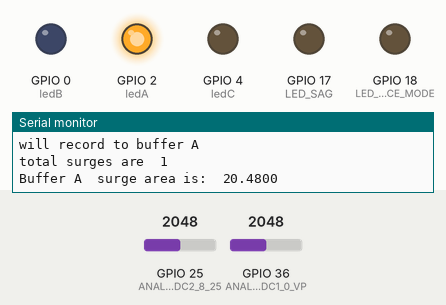
Recording of a sketch running on a simulated ESP32. Shown: output pins drawn as LEDs (lit = HIGH), the last lines printed to the serial monitor. The test bench sets the inputs (shaded band); at power-on: GPIO 36 (ANALOG_ADC1_0_VP) = 2048, GPIO 25 (ANALOG_ADC2_8_25) = 2048.

Above: at 1.7 s.
1.8 s: GPIO 36 (ANALOG_ADC1_0_VP) set to 1164
4.8 s: GPIO 36 (ANALOG_ADC1_0_VP) set to 1073
At 7.4 s:
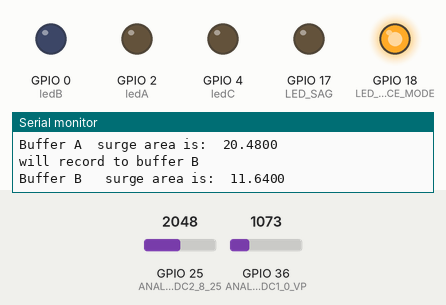
7.8 s: GPIO 36 (ANALOG_ADC1_0_VP) set to 1140
At 10.3 s:
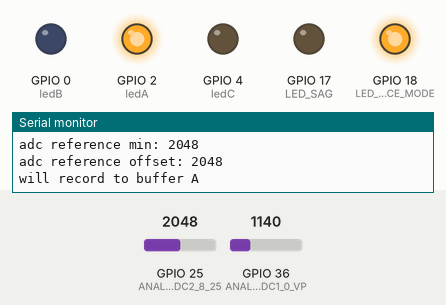
10.8 s: GPIO 36 (ANALOG_ADC1_0_VP) set to 1060
At 13.7 s:
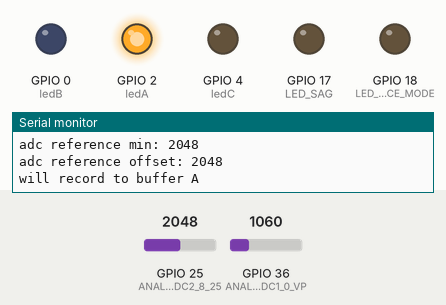
13.8 s: GPIO 25 (ANALOG_ADC2_8_25) set to 1883
16.8 s: GPIO 25 (ANALOG_ADC2_8_25) set to 1771
At 24.5 s:
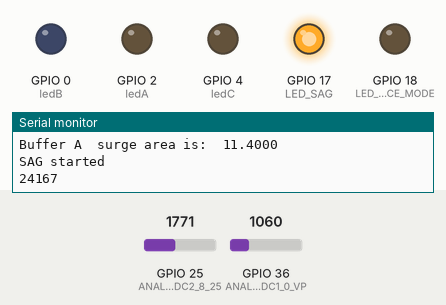
Timing chart, 0 to 25.6 s (numbered marks = the images above; inputs shaded):
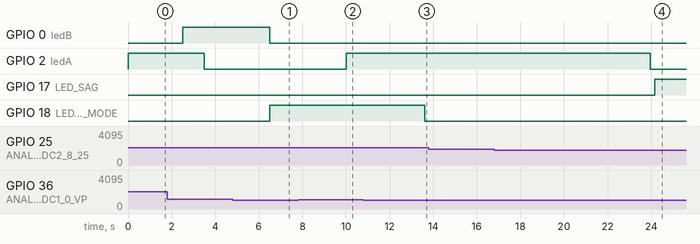

The sketch:

working_on.ino
```cpp
#define BIT_A   ( 1 << 0 )
#define BIT_B   ( 1 << 1 )
#define BIT_C   ( 1 << 2 )
#define ANALOG_ADC1_0_VP 36
#define ANALOG_ADC2_8_25 25

// LED pins
#define ledA 2
#define ledB 0
#define ledC 4
#define LED_SAG 17
#define LED_REFERENCE_MODE 18

#define surgeNumSamples 10 // we need more samples with high sampling frequency to cover one cycle
#define brownoutNumSamples 350
#define normalNumSamples 350


#define surgeSamplesDelay 39 // in microseconds -- 39 us delay + 11 us of taking samples (processing time) = approximately 50 us
#define brownoutSamplesDelay 39 //
#define normalSamplesDelay 39 //

#define SurgeADCvalueThreshold 1100  // USING 1100 which is roughly 1v for alpha demo purposes only.  simplify calculations, use adc value for now


// Sag functions
#define SAG_CUTOFF_PERCENTAGE 90 // there is voltage sag if ac signal 90% or less than ac reference


// FreeRTOS
TaskHandle_t Task1;
TaskHandle_t Task2;

EventGroupHandle_t BuffersEventGroup;  //flags
EventBits_t BufferFlags;


//Globals for surge sampling
int g_surgeCounter = 0;
int g_BufferA[surgeNumSamples]; //
int g_BufferB[surgeNumSamples]; //
int g_BufferC[surgeNumSamples]; //
unsigned long timeVal[surgeNumSamples]; // WILL BE DELETED OR EXAPNDED FOR all buffers

//Globals for refernce
int g_reference_max;
int g_reference_min;
int g_reference_offset;

// globals for sag time
unsigned long g_sag_time_start;
unsigned long g_sag_time_end;
int sagFlag = 0;

// globals to do it once
int doOnce = 1;


//-----------------------------------------------------------------------------------------
void setup() {
  Serial.begin(115200);
  pinMode(ledA, OUTPUT);
  pinMode(ledB, OUTPUT);
  pinMode(ledC, OUTPUT);
  pinMode(LED_SAG, OUTPUT);
  pinMode(LED_REFERENCE_MODE, OUTPUT);

  BuffersEventGroup = xEventGroupCreate(); //test

  Serial.print("void should be running on core ");
  Serial.println(xPortGetCoreID());

  //create a task that will be executed in the Task1code() function, with priority 1 and executed on core 0
  xTaskCreatePinnedToCore(
                    Task1code,   /* Task function. */
                    "Task1",     /* name of task. */
                    10000,       /* Stack size of task */
                    NULL,        /* parameter of the task */
                    1,           /* priority of the task */
                    &Task1,      /* Task handle to keep track of created task */
                    0);          /* pin task to core 0 */
  delay(500);


}

//-----------------------------------------------------------------------------------------
 // core 0 High Sampling to moniter surges
void Task1code( void * pvParameters ){
  int L_surgeCounter = 0;
  int index = 0;

  Serial.print("Task1 running on core ");
  Serial.println(xPortGetCoreID());

  for(;;){

   if( analogRead(ANALOG_ADC1_0_VP) > SurgeADCvalueThreshold ){


       if (  !(BIT_A & (BufferFlags = xEventGroupGetBits(BuffersEventGroup)))   ) { // Buffer A is empty and was processed
          digitalWrite(ledA, HIGH); // for debugging - buffer A has value in it
          Serial.println("will record to buffer A  ");
          measure_surges(g_BufferA);
          g_surgeCounter++; // increament global surge counter
          g_surgeCounter += L_surgeCounter;
          L_surgeCounter = 0;
          xEventGroupSetBits(BuffersEventGroup, BIT_A);
       }

       else if (  !(BIT_B & (BufferFlags = xEventGroupGetBits(BuffersEventGroup)))   ) { // Buffer B is empty and was processed
          digitalWrite(ledB, HIGH); // for debugging - buffer A has value in it
          Serial.println("will record to buffer B  ");
          measure_surges(g_BufferB);
          L_surgeCounter++; // increament local copy cause other threads might try to access the global counter which is only protced with BIT_A flag
          xEventGroupSetBits(BuffersEventGroup, BIT_B);
       }

       else  if (  !(BIT_C & (BufferFlags = xEventGroupGetBits(BuffersEventGroup)))   ) { // Buffer C is empty and was processed
          digitalWrite(ledC, HIGH); // for debugging - buffer A has value in it
          Serial.println("will record to buffer C");
          measure_surges(g_BufferC);
          L_surgeCounter++;
          xEventGroupSetBits(BuffersEventGroup, BIT_C);
       }

       else { // no buffer is available,
        L_surgeCounter++; // increament counter
        delay(2000); // delay so you don't increament ridiculously
       }


   } // end of main if statement


    delay(2500); // NO NEED FOR THIS to make the watchdog timer happy

 //   Serial.print("task 1 loop...:");
 //   Serial.print(g_surgeCounter);
 //   Serial.print("  -  ");
 //   Serial.println(L_surgeCounter);

  } // End of Task 1 loop
}  // End of Task 1


//-----------------------------------------------------------------------------------------
// core 1
void loop() {

 // digitalWrite(LED_SAG, HIGH);


    // check for surges...so far it works....BUT NEED TO implement process_surges()
    if (  (BIT_A & (BufferFlags = xEventGroupGetBits(BuffersEventGroup)))  == (BIT_A)   ){ // if buffer has values

          Serial.print("total surges are  ");
          Serial.println(g_surgeCounter);
          Serial.print("Buffer A  ");
          process_surge(g_BufferA);
          delay(3000); // JUST TO BE ABLE to observe it

          digitalWrite(ledA, LOW); // done processing A
          xEventGroupClearBits(BuffersEventGroup, BIT_A); // signal core 0 that bufferA is available
    }


    if (  ( BIT_B & (BufferFlags = xEventGroupGetBits(BuffersEventGroup)) )  == (BIT_B)   ){

      Serial.print("Buffer B   ");
      process_surge(g_BufferB);
      delay(3000); // JUST TO BE ABLE to observe it

      digitalWrite(ledB, LOW);
      xEventGroupClearBits(BuffersEventGroup, BIT_B );
    }

    if (  ( BIT_C & (BufferFlags = xEventGroupGetBits(BuffersEventGroup)) )  == (BIT_C)   ){

     Serial.print("Buffer C  ");
     process_surge(g_BufferC);
     delay(3000); // JUST TO BE ABLE to observe it

     digitalWrite(ledC, LOW);
     xEventGroupClearBits(BuffersEventGroup, BIT_C );
    }


    if(doOnce){
      reference_mode();
      measure_ac();
      doOnce = 0;
    }

    sag_test();


    delay(5000);

 //   medium_adc();
   //  reference_mode(); add global for referencing once OR use GPIO to start this (simulate push butten)


}

//-----------------------------------------------------------------------------------------
bool  measure_ac(){ // NOT COMPLETE YET
  // for fast adc sampling
  int index = 0;
  int l_adc_max = 0;
  int l_adc_min = 4095;
  int l_adc_offset = 0;
  int tmp;
  unsigned long time1 = 0;
  unsigned long time2 = 0;
  unsigned long time3 = 0;
  unsigned long time4 = 0;


  // no LED
  // digitalWrite(LED_REFERENCE_MODE, HIGH); // JUST USE THIS TEMPORARY show that we entered reference mode

  time1 = micros();
  time2 = millis();
   while (index<10000){ // measure adc for 1000 times then stop
      tmp = analogRead(ANALOG_ADC2_8_25);
      if(tmp>l_adc_max) l_adc_max = tmp;
      if(tmp<l_adc_min) l_adc_min = tmp;
      index++;
      delayMicroseconds(100); // with previouus procesing we get a delay of 100 us
    }

   time3 = micros();
   time4 = millis();
    l_adc_offset = (l_adc_max + l_adc_min)/2;


  // if brownout print retunr true now
  // else print messages then return false

   Serial.print("adc peak is:");
   Serial.println(l_adc_max);
   Serial.print("adc -peak is:");
   Serial.println(l_adc_min);
   Serial.print("adc Offset:");
   Serial.println(l_adc_offset);


   // delay(1000); // Just to slow it so we can observe it
  // digitalWrite(LED_REFERENCE_MODE, LOW); // USE THE REFERENCE FOR NOW

  return false;


}

void  reference_mode(){ // NEED A WAY TO CALL THIS ONCE ONLY
  // for fast adc sampling
  int index = 0;
  int l_adc_ref_max = 0;
  int l_adc_ref_min = 4095;
  int tmp;


  digitalWrite(LED_REFERENCE_MODE, HIGH); // show that we entered reference mode

   while (index<10000){ // measure adc for 1000 times then stop
      tmp = analogRead(ANALOG_ADC2_8_25);
      if(tmp>l_adc_ref_max) l_adc_ref_max = tmp;
      if(tmp<l_adc_ref_min) l_adc_ref_min = tmp;
      index++;
      delayMicroseconds(100); // with previouus procesing we get a delay of 100 us
    }

   g_reference_max = l_adc_ref_max;
   g_reference_min = l_adc_ref_min;
   g_reference_offset = (l_adc_ref_max + l_adc_ref_min)/2;


  // delay(1000); // Just so we can observe it

   Serial.print("adc reference max: ");
   Serial.println(g_reference_max);
   Serial.print("adc reference min: ");
   Serial.println(g_reference_min);
   Serial.print("adc reference offset: ");
   Serial.println(g_reference_offset);

   delay(5000); // delay just to be able to observe LED
   digitalWrite(LED_REFERENCE_MODE, LOW); // show that we exited reference mode

}


void measure_surges(int * BufferX){
  int index1;
  while (index1<surgeNumSamples){ // measure adc1 for the surge and save it to empty buffer
      BufferX[index1] = analogRead(ANALOG_ADC1_0_VP);
      timeVal[index1] = micros(); // NOT PERMENANT will eventually removed cause not needed
      index1++;
      delayMicroseconds(surgeSamplesDelay);
  }

}

void sag_test(){
  int index = 0;
  int tmp;
  int max_voltage_seen = 0;


   while (index<1000){ // measure adc for 1000 times then stop
      tmp = analogRead(ANALOG_ADC2_8_25);
      if (tmp > max_voltage_seen) max_voltage_seen = tmp;
      index++;
      delayMicroseconds(100);
    }

    if (max_voltage_seen < ((SAG_CUTOFF_PERCENTAGE *g_reference_max)/100) ) {
      if(!sagFlag){
        g_sag_time_start = millis();
        sagFlag = 1; // set flag
        Serial.println("SAG started");
        Serial.println(g_sag_time_start);
        digitalWrite(LED_SAG, HIGH); // show that there is a sag
      }

    }

    else{
      if(sagFlag){ // sag was happening, and now we just got back regular voltage
        g_sag_time_end = millis();
        sagFlag = 0; // clear flag
        Serial.println("SAG ended");
        Serial.println(g_sag_time_end);
        digitalWrite(LED_SAG, LOW); // show that sag has ended
      }

    }


}
void  medium_adc(){ // NOT USED AT THE MOMENT
  // for fast adc sampling
  int l_timeIndex = 0;
  int l_printIndex = 0; //
  int l_printIndex2 = 0; //
  unsigned long l_timeVal[320]; //
  double l_BufferA[320]; //
  double tmp; //

   while (l_timeIndex<320){ // measure adc for 1000 times then stop
      l_BufferA[l_timeIndex] = 1.0000*analogRead(ANALOG_ADC2_8_25);
      l_timeVal[l_timeIndex] = micros();
      l_timeIndex++;
      delayMicroseconds(39);
    }

    while (l_printIndex<320){
        Serial.println(l_timeVal[l_printIndex]);
        l_printIndex++;
      }
    while (l_printIndex2<320){
        tmp = (3.3*l_BufferA[l_printIndex2])/4095;
        Serial.println(tmp,4);
        l_printIndex2++;
      }

}

void process_surge(int * BufferX){
  unsigned int index1 = 0;
  double surgeArea = 0;

  // Just to makes display cleaner
// while (index1<surgeNumSamples){
  //  Serial.println(timeVal[index1]);
 //   index1++;
 // }

 index1 = 0;

 while (index1<surgeNumSamples){
   // tmp = (3.3*BufferX[index1])/4095;
   // Serial.println(tmp,4);
  //  Serial.println(BufferX[index1]);
   surgeArea += BufferX[index1];
   index1++;
  }
  surgeArea = surgeArea/1000; // divide by 1000 just to mimick actual calcuations
  Serial.print("surge area is:  ");
  Serial.println(surgeArea,4);


}

void process_cloud(){
  delay(10000);
}
```

Measured:
- the behaviour switches between 1101 and 1100 on GPIO 36 (ANALOG_ADC1_0_VP) (found by bisection; images 0 and 1)
- the behaviour switches between 1843 and 1842 on GPIO 25 (ANALOG_ADC2_8_25) (found by bisection; images 3 and 4)
- after the input at 4.8 s, GPIO 2 (ledA): stays LOW (without the input it goes to HIGH after 0.21 s)
- after the input at 7.8 s, GPIO 2 (ledA): LOW → HIGH after 2.2 s
- after the input at 10.8 s, GPIO 0 (ledB): stays LOW (without the input it goes to HIGH after 1.7 s)
- after the input at 16.8 s, GPIO 17 (LED_SAG): LOW → HIGH after 7.4 s
